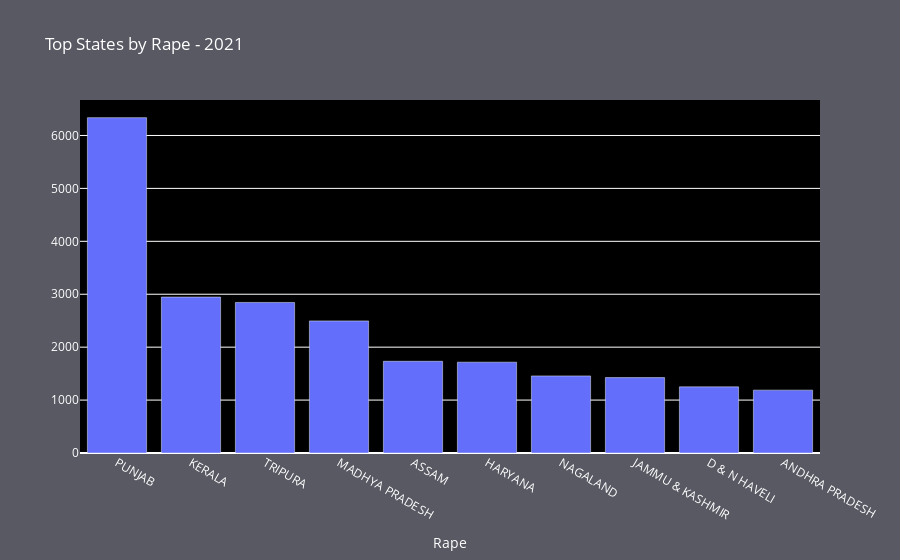
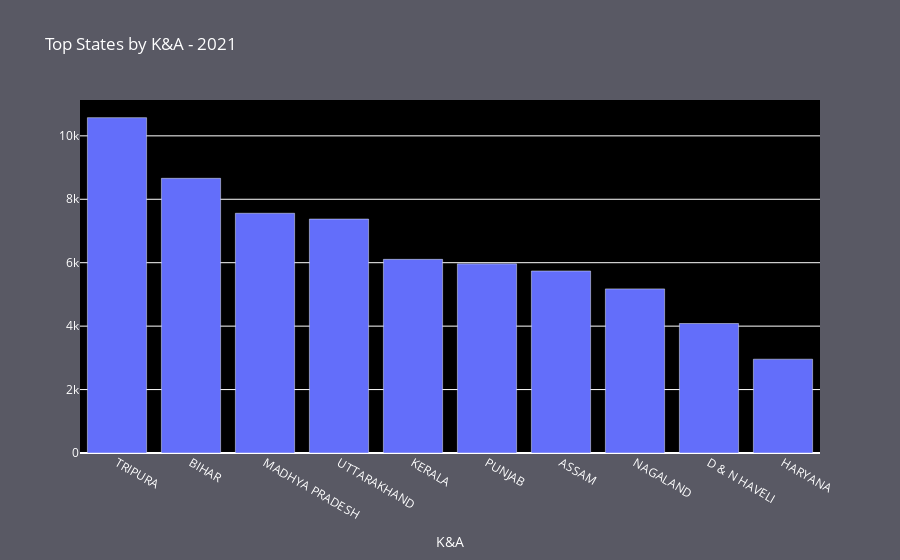
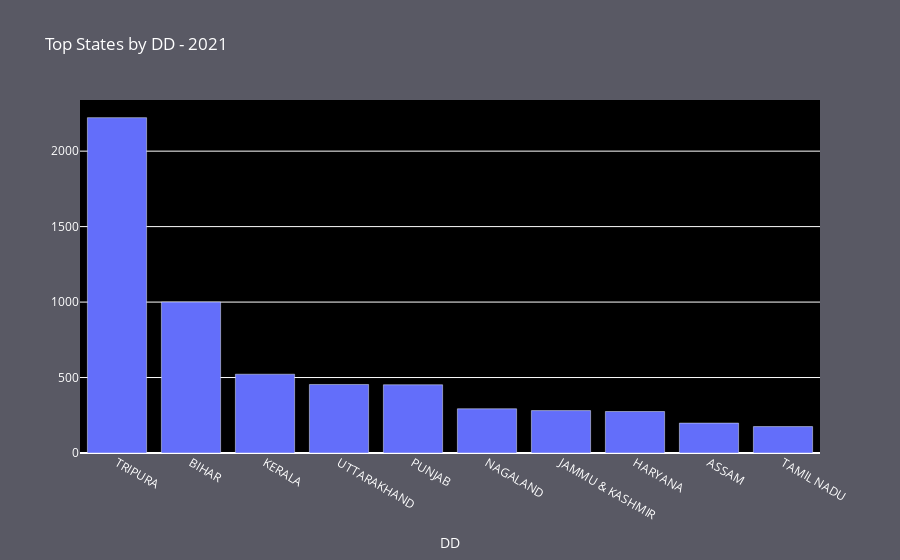
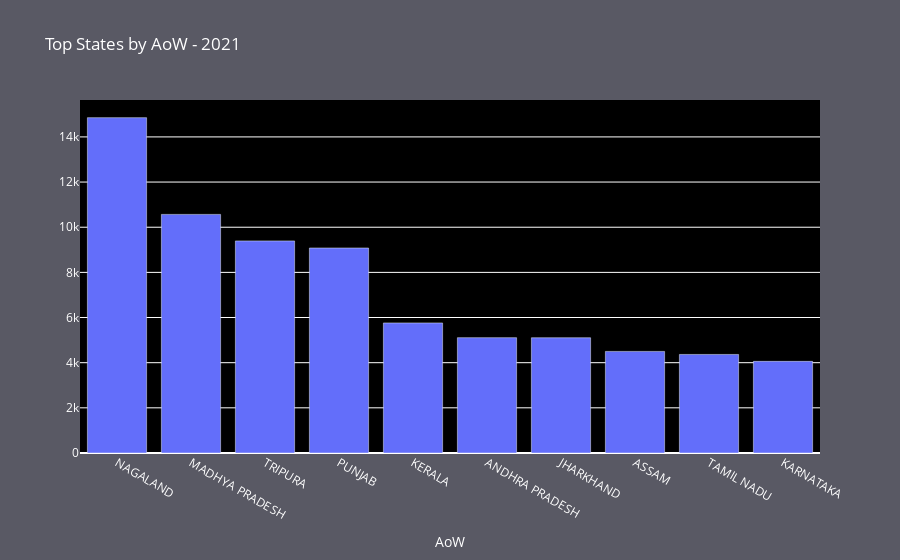

Notebook cell for these charts, in order:
### Code cell
# Top States by Crimes - 2021

for col in cols:
    df_avg = df_2021.groupby("State")[col].sum().reset_index()
    df_avg = df_avg.sort_values(by=col, ascending=False)

    top_job = df_avg.head(10)
    fig = go.Figure()
    fig.add_trace(go.Bar(x=top_job["State"], y=top_job[col]))

    fig.update_layout(title= 'Top States by '+ col +' - 2021',
                  xaxis_title=col,
                  yaxis_title='',
                  plot_bgcolor='black', 
                  paper_bgcolor='#595964',  
                  font=dict(color='white'))

    pyo.init_notebook_mode(connected=True)
    pyo.iplot(fig)

### Figure 1 — Plotly figure (JSON) as saved in the notebook; plotly's stock layout.template omitted (floating-point values rounded to 4 significant figures)
{"data": [{"type": "bar", "x": ["PUNJAB", "KERALA", "TRIPURA", "MADHYA PRADESH", "ASSAM", "HARYANA", "NAGALAND", "JAMMU & KASHMIR", "D & N HAVELI", "ANDHRA PRADESH"], "y": [6337, 2947, 2845, 2496, 1733, 1716, 1456, 1425, 1250, 1188]}], "layout": {"font": {"color": "white"}, "paper_bgcolor": "#595964", "plot_bgcolor": "black", "title": {"text": "Top States by Rape - 2021"}, "xaxis": {"title": {"text": "Rape"}}, "yaxis": {"title": {"text": ""}}}}

### Figure 2 — Plotly figure (JSON) as saved in the notebook; plotly's stock layout.template omitted (floating-point values rounded to 4 significant figures)
{"data": [{"type": "bar", "x": ["TRIPURA", "BIHAR", "MADHYA PRADESH", "UTTARAKHAND", "KERALA", "PUNJAB", "ASSAM", "NAGALAND", "D & N HAVELI", "HARYANA"], "y": [10574, 8661, 7559, 7376, 6106, 5964, 5739, 5175, 4083, 2958]}], "layout": {"font": {"color": "white"}, "paper_bgcolor": "#595964", "plot_bgcolor": "black", "title": {"text": "Top States by K&A - 2021"}, "xaxis": {"title": {"text": "K&A"}}, "yaxis": {"title": {"text": ""}}}}

### Figure 3 — Plotly figure (JSON) as saved in the notebook; plotly's stock layout.template omitted (floating-point values rounded to 4 significant figures)
{"data": [{"type": "bar", "x": ["TRIPURA", "BIHAR", "KERALA", "UTTARAKHAND", "PUNJAB", "NAGALAND", "JAMMU & KASHMIR", "HARYANA", "ASSAM", "TAMIL NADU"], "y": [2222, 1000, 522, 454, 452, 293, 281, 275, 198, 175]}], "layout": {"font": {"color": "white"}, "paper_bgcolor": "#595964", "plot_bgcolor": "black", "title": {"text": "Top States by DD - 2021"}, "xaxis": {"title": {"text": "DD"}}, "yaxis": {"title": {"text": ""}}}}

### Figure 4 — Plotly figure (JSON) as saved in the notebook; plotly's stock layout.template omitted (floating-point values rounded to 4 significant figures)
{"data": [{"type": "bar", "x": ["NAGALAND", "MADHYA PRADESH", "TRIPURA", "PUNJAB", "KERALA", "ANDHRA PRADESH", "JHARKHAND", "ASSAM", "TAMIL NADU", "KARNATAKA"], "y": [14853, 10568, 9393, 9079, 5760, 5108, 5105, 4499, 4365, 4059]}], "layout": {"font": {"color": "white"}, "paper_bgcolor": "#595964", "plot_bgcolor": "black", "title": {"text": "Top States by AoW - 2021"}, "xaxis": {"title": {"text": "AoW"}}, "yaxis": {"title": {"text": ""}}}}
